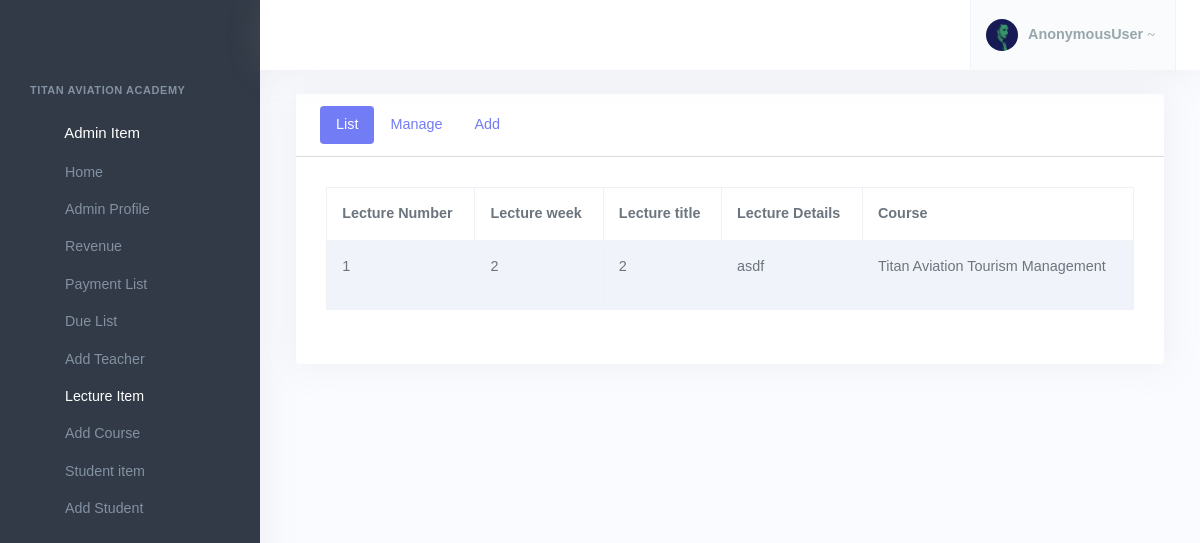
The page /Lectureboard on the database its author committed.
### Admin/Leacturemodels.py (models this page shows, shortened)
class Lecture(models.Model):
    lecture_num = models.PositiveSmallIntegerField(null=True,
    )
    week_num = models.PositiveSmallIntegerField(null=True,
    )
    title = models.CharField(max_length=63, default='', null=True)
    description = RichTextField(default='', null=True)
    youtube_url = models.URLField(null=True, blank=True)
    vimeo_url = models.URLField(null=True, blank=True)
    bliptv_url = models.URLField(null=True, blank=True)
    VIDEO_PLAYER_CHOICES = (
        (settings.YOUTUBE_VIDEO_PLAYER, 'YouTube'),
        (settings.VIMEO_VIDEO_PLAYER, 'Vimeo')
    )
    preferred_service = models.CharField(
        max_length=1,
        choices=VIDEO_PLAYER_CHOICES,
        default=settings.YOUTUBE_VIDEO_PLAYER
    )
    course = models.ForeignKey(Course,on_delete=models.CASCADE)

### Admin/models.py (models this page shows)
class Course(models.Model):
    id = models.AutoField(primary_key=True)
    Course_name = models.CharField(max_length = 55 , null= True )
    Price = models.IntegerField(null=True)
    Details = RichTextField(blank=True , null=True)
    duration = {
        ('1 mon','1 MONTH'),
        ('3 mon','3 MONTH'),
        ('6 mon','6 MONTH'),
    }
    Duration = models.CharField(max_length=100,choices=duration,null=True)
    title = models.CharField(max_length=127)
    sub_title = models.CharField(max_length=127)
    is_official = models.BooleanField(default=False)
    def __str__(self):
        return self.title

### Admin/Lectureview.py (the view)
# urls.py: path('Lectureboard', Lectureview.Lectureboard , name='Lectureboard'),
def Lectureboard(request):
    form = LectureForm()
    Lecture1 = Lecture.objects.all()
    context = {
        'form': form,
        'Lecture':Lecture1,
    }
    return render(request , 'Admin/Lectureboard.html' , context )

### templates/Admin/Lectureboard.html (shortened to what this page needs)
{% extends 'Base/adminbase.html' %} {% block body %}
<section class="content">
  <div class="container-fluid">
    <div class="row">
      <div class="col-12">
        <div class="card mt-3">
          <div class="card-header text-primary" style="border-bottom: 1px solid gainsboro;">
            <ul class="nav nav-pills" id="myTab" role="tablist">
              <li class="nav-item" role="presentation">
                <button class="nav-link active" id="home-tab" data-bs-toggle="tab" data-bs-target="#home" type="button"
                  role="tab" aria-controls="home" aria-selected="true">List</button>
              </li>
              <li class="nav-item" role="presentation">
                <button class="nav-link" id="profile-tab" data-bs-toggle="tab" data-bs-target="#profile" type="button"
                  role="tab" aria-controls="profile" aria-selected="false">Manage</button>
              </li>
              <li class="nav-item" role="presentation">
                <button class="nav-link" id="contact-tab" data-bs-toggle="tab" data-bs-target="#contact" type="button"
                  role="tab" aria-controls="contact" aria-selected="false">Add</button>
              </li>
            </ul>
          </div>
          <div class="card-body">
            <div class="tab-content p-1">
              <div id="home" class="tab-pane fade show active" role="tabpanel" aria-labelledby="home-tab">
                <div class="table-responsive">
                  <table id="example2" class="table table-bordered table-striped">
                    <thead>
                      <tr>
                        <th>Lecture Number</th>
                        <th>Lecture week</th>
                        <th>Lecture title</th>
                        <th>Lecture Details</th>
                        <th>Course </th>
                      </tr>
                    </thead>
                    <tbody>
                      {% for item in Lecture %}
                      <tr>
                        <td>{{item.lecture_num}}</td>
                        <td>{{item.week_num}}</td>
                        <td>{{item.title}}</td>
                        <td>{{item.description|safe}}</td>
                        <td>{{item.course}}</td>
                      </tr>
                      {% endfor %}
                    </tbody>
                  </table>
                </div>
              </div>
            </div>
        </div>
      </div>
    </div>
  </div>
</section>
  {% endblock %}

### rows shown on the page
Lecture: lecture_num "1", week_num "2", title "2", description "asdf", course "Titan Aviation Tourism Management"

### other values the page prints
{{ request.user }} "AnonymousUser"
